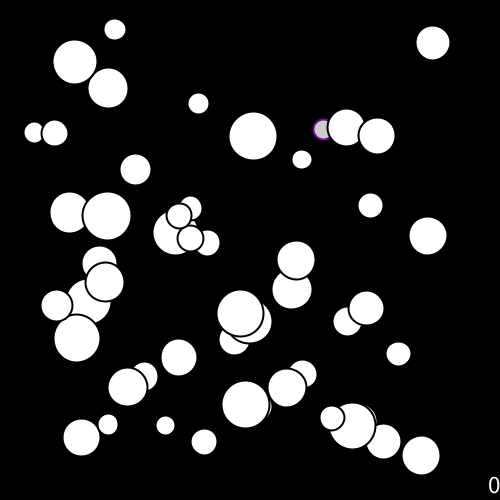
Frame 1 (no input)
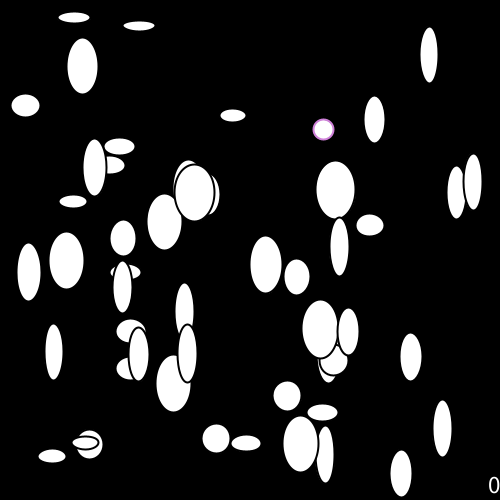
Frame 60 (the mouse pressed at the canvas centre just before this capture)
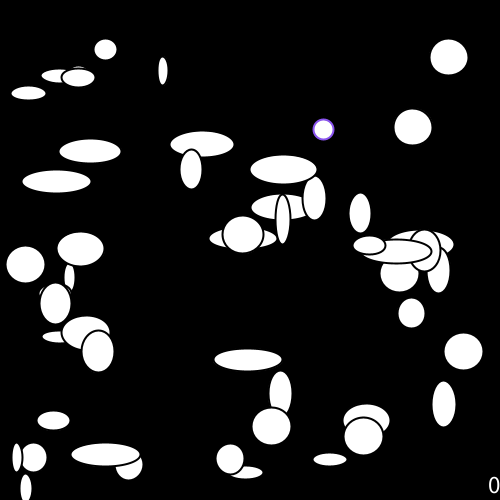
Frame 120 (the mouse held since frame 60 and released just before this capture)

The Processing sketch that drew these frames (run headless with seeded random() and noise(); from frame 60 on, the mouse is pressed at the canvas centre):

// Processing sketch: paletteJumper
// ── paletteJumper.pde
Food food;
Collider[] pets;

int collisions = 0;
int fontSize = 20;    //the larger the smaller the text
//PVector foodValues = new PVector(50, 10, 5);    //rgb

void setup() {
  size(500, 500);
  
  //background(0);
  //fullScreen();
  strokeWeight(2);
  
  pets = new Collider[floor(sqrt(width*height)/10)];
  food = new Food();
  
  textSize(width/fontSize);  
  for (int i=0; i<pets.length; i++) {
    pets[i] = new Collider();
  }
}

void draw() {  
  background(0);
  
  food.display();

  for (Collider pet : pets) {
    pet.display();
    collisions+=food.checkCollision(pet) ? 1 : 0;
  }
    
  printCollisions();
}

void mousePressed() {
  println("["+red(get(mouseX, mouseY)) + ", " + green(get(mouseX, mouseY)) + ", " + blue(get(mouseX, mouseY)) + "]");
}

void printCollisions(){
  fill(color(255 - red(food.last), 255 - green(food.last), 255 - blue(food.last)), 127);  
  stroke(color(255 - red(food.last), 255 - green(food.last), 255 - blue(food.last)));
  rect(width-textWidth(""+collisions), height-(width/fontSize), width, height);
  fill(color(red(food.last), green(food.last), blue(food.last)));
  text(""+collisions, width-textWidth(""+collisions), height-(width/fontSize), width, height);
}

// ── Collider.pde
class Collider {
  PVector position;
  PVector velocity;
  //PVector acceleration;
  color c;
  color stroke_c;
  //int shade;
  PShape collider;
  float radius;  
  float maxVelocity = 1.5;

  float max_radius;
  float min_radius;

  float width_;
  float height_;  
  boolean horizontal = true;

  Collider() {    
    radius = random(20, 50);        
    position = new PVector(random(radius, width-radius), random(radius, height-radius));

    velocity = new PVector(random(-maxVelocity, maxVelocity), random(-maxVelocity, maxVelocity));
    if (abs(velocity.x)<1) {
      velocity.x *=maxVelocity;
    }
    if (abs(velocity.y)<1) {
      velocity.y *=maxVelocity;
    }
    //shade = 255;
    max_radius = radius*1.5;
    min_radius = radius*.5;
    width_ = radius;
    height_ = radius;

    c = color(255);
    stroke_c = color(0);
  }

  void display() {
    move();

    //collider = createShape(ELLIPSE, position.x, position.y, radius, radius);    
    if (horizontal) {
      collider = createShape(ELLIPSE, position.x, position.y, width_++, height_--);
    } else {
      collider = createShape(ELLIPSE, position.x, position.y, width_--, height_++);
    }
    if (width_>=max_radius || width_<=min_radius) {
      horizontal = !horizontal;
    }

    collider.setFill(c);
    collider.setStroke(stroke_c);
    //noStroke();
    //if(c != color(255))
    shape(collider);
  }

  void move() {
    if (random(1) < .001) {
      velocity.x = random(-maxVelocity, maxVelocity);
      velocity.y = random(-maxVelocity, maxVelocity);
      if (abs(velocity.x)<1) {
        velocity.x *=maxVelocity;
      }
      if (abs(velocity.y)<1) {
        velocity.y *=maxVelocity;
      }
    } else {
    }

    position.add(velocity);

    if (position.x+radius/1.9>width || position.x-radius/1.9<0) {
      velocity.x *= -1;
    } else {
    }

    if (position.y+radius/1.9>height || position.y-radius/1.9<0) {
      velocity.y *= -1;
    } else {
    }
  }

  void collided(color last) {
    stroke_c = color(255-red(last), 255-green(last), 255-blue(last));
    c = color(red(last), green(last), blue(last));
  }
}

// ── Food.pde
class Food {
  PVector position;
  PVector velocity;
  color c, last;
  //int timesEaten;
  PShape food;
  float radius;
  
  int alpha = 255;
  int d_alpha = -50;
  float maxVelocity = 3;
  
  //PVector foodValue;
   
  Food() {
    position = new PVector(random(radius*2, width-radius*2), random(radius*2, height-radius*2));    
    velocity = new PVector(random(-maxVelocity, maxVelocity), random(-maxVelocity, maxVelocity));
    //this.foodValue = foodValue.copy();
    last = color(255);
    radius = 20;            
  }

  void display() {    
    food = createShape(ELLIPSE, position.x, position.y, radius, radius);
    
    //timesEaten%=3;
    
    alpha+=d_alpha;
    
    if(alpha<=0 || alpha>=255){
      d_alpha *= -1;
    }
    
    c = color(random(256),random(256),random(256));
    while(abs(red(c)-green(c))<10 || abs(red(c)-blue(c))<10 || abs(blue(c)-green(c))<10){
      c = color(random(256),random(256),random(256));  
    }
    last = color(red(last), green(last), blue(last), alpha);    
    food.setFill(last);            
    food.setStroke(c);    
    shape(food);
  }
  
   void move() {   
    position.add(velocity);          
    if (position.x+radius/1.95>width || position.x-radius/1.95<0) {
      velocity.x *= -1;
    } else {}

    if (position.y+radius/1.95>height || position.y-radius/1.95<0) {
      velocity.y *= -1;
    } else {}
  }

  boolean checkCollision(Collider other) {
    PVector dist = PVector.sub(other.position, this.position);
    float distance = dist.mag();
    
    if (distance <= (this.radius)) {
      fill(last);
      ellipse(position.x, position.y, radius*4, radius*4);
      position.x =random(radius*2, width-radius*2);
      position.y = random(radius*2, height-radius*2);
      
      //if(timesEaten==0){
      //  num = foodValue.x;
      //}else if(timesEaten==1){
      //  num = foodValue.y;
      //}else {
      //  num = foodValue.z;
      //}
 
      last = color(red(c), green(c), blue(c), alpha);
      other.collided(last);
      
      fill(last);
      ellipse(position.x, position.y, radius*4, radius*4);
      //++timesEaten;         
      //timesEaten%=3;
      
      return true;
    } else {
      return false;
    }
  }
}
